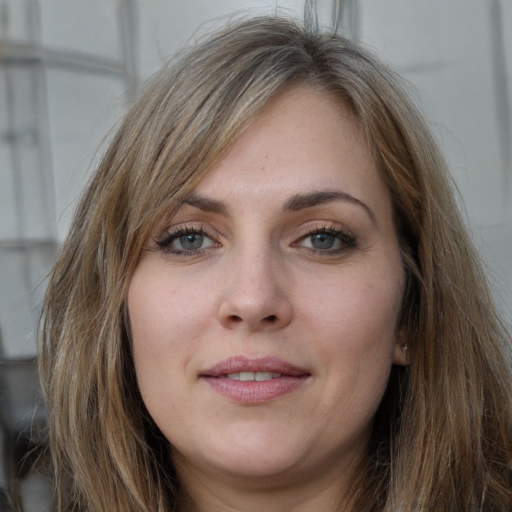
#> input picture application/public/aurora-face.jpg, 1024 x 1024 px (shown at 1/2 size)
$ python -i flux_reference_synth.py   (imports and definitions only)
#> lines starting #> are read from the running program, lines starting #| are printed output that depends on the picture
#!/usr/bin/env python
"""Aurora FLUX reference image synthesizer — generates the front-view PNG
needed to drive Hunyuan3D end-to-end without the React UI.

Builds a minimal FLUX workflow JSON, POSTs to ComfyUI /prompt, polls
/history/<prompt_id> for completion, and copies the result into
application/output/3d/<run_id>_reference.png so the rest of the rescue
chain can pick it up.

Usage:
    python flux_reference_synth.py --prompt "<text>" --run-id <id>
    python flux_reference_synth.py --prompt "..." --run-id catX --width 1024 \\
        --height 1024 --steps 25 --pretty

Schema: aurora.flux_synth.v1.

Defaults match what the ModelView FLUX path uses: 1024x1024, 25 steps,
flux1-dev-fp8 + t5xxl + clip_l + ae.
"""

from __future__ import annotations

import argparse
import os
import json
import re
import shutil
import sys
import time
import urllib.error
import urllib.request
from collections import Counter
from pathlib import Path
from random import randint


REPO_ROOT = Path(__file__).resolve().parents[2]
DEFAULT_OUTPUT_DIR = REPO_ROOT / "application" / "output" / "3d"
COMFY_BASE = "http://127.0.0.1:8188"

# Model names — matched against /object_info/UNETLoader etc.
#
# FLUX.1 (et NON FLUX.2). Cause racine mesuree le 2026-07-22: les fichiers FLUX.2
# du disque sont des TELECHARGEMENTS TRONQUES de 133 octets (en-tete safetensors
# seul, zero tenseur). ComfyUI y lit "33813MB de tenseurs declares", tente de les
# charger depuis 133 octets, lit hors limites et SEGFAULTE (core dump) — ce qui
# entrainait ensuite l'effondrement de la session graphique. L'erreur
# "Could not find schema for aten::matmul" avait la meme origine (encodeur texte
# mistral_3_small_flux2_fp8 = 133 octets lui aussi).
# La pile FLUX.1 ci-dessous est REELLE et COMPLETE (unet 17.2G + t5xxl 4.9G +
# clip_l 246M + ae 335M); c'est elle qui a produit toutes les generations
# reussies, et un job de controle a rendu une image en 5.72 s.
# Pour repasser a FLUX.2: telecharger les VRAIS poids, puis definir
# AURORA_FLUX_UNET / AURORA_FLUX_VAE / AURORA_FLUX_CLIP.
# FLUX.2 en GGUF Q4_K_M (18.7 Go). Le fp8mixed (33 Go) a GELE la machine: mesure
# du 2026-07-23 03:41-03:43, ComfyUI monte a 25.2 Go RSS + 14 Go VRAM sur 30 Go ->
# 2.7 Go libres, pression memoire 82%, journal coupe net. Le Q4_K_M a l'empreinte
# de FLUX.1 (17 Go) qui tournait sans effort, en gardant les capacites FLUX.2.
DEFAULT_UNET = os.environ.get("AURORA_FLUX_UNET", "flux2-dev-Q4_K_M.gguf")
# Encodeur texte sur CPU: le fp8 COMPLET (16.8 Go) ne tient pas dans 15.8 Go de
# VRAM, mais sur CPU il donne un resultat IDENTIQUE (encodage deterministe) sans
# aucune perte de qualite — contrairement a une version quantifiee fp4. Cout: ~1 min.
CLIP_DEVICE = os.environ.get("AURORA_FLUX_CLIP_DEVICE", "cpu")
DEFAULT_VAE = os.environ.get("AURORA_FLUX_VAE", "flux2-vae.safetensors")
DEFAULT_CLIP = os.environ.get("AURORA_FLUX_CLIP", "mistral_3_small_flux2_fp8.safetensors")
DEFAULT_CLIP2 = os.environ.get("AURORA_FLUX_CLIP2", "")  # FLUX.2 = encodeur unique (Mistral)

# Taille minimale plausible d'un poids de modele. En dessous, le fichier est un
# telechargement tronque / un pointeur LFS: le signaler AVANT de faire segfauter
# ComfyUI (le message d'erreur remonte alors jusqu'a l'UI).
_MIN_MODEL_BYTES = 8 * 1024 * 1024


# [163 lines left out: functions check_models_present, build_workflow, _unload_ollama, post_prompt, not called in this run]


class JobLostError(RuntimeError):
    """Le job n'existe plus cote ComfyUI (serveur redemarre en cours de route)."""


# [75 lines left out: functions _job_known, poll_history, output_path_from_history, fetch_to, not called in this run]


# View-specific prompt suffixes for the multi-view mode. Mirrors what
# multi-view diffusion models inject; we use the same seed across views so
# the subject identity stays stable.
TURNAROUND_CONTRACT = (
    # FIBRE vs MASSE (27/07, mesure): une fibre fait ~0.07 mm quand la cellule
    # de reconstruction fait ~1 mm — Nyquist demanderait x18000 en volume: la
    # MECHE ne sera JAMAIS geometrique, elle appartient a la texture et au
    # materiau (sheen/anisotropie). En revanche la MASSE de fourrure
    # (criniere, collerette, queue touffue, culottes) fait 20-60 mm = 15 a 45
    # cellules: elle DOIT rester geometrique. Le contrat "tout lisse" de la
    # veille aplatissait les deux -> silhouette de levrier, lue comme "ca
    # fond". On separe donc explicitement les deux echelles.
    ", fur and hair as BOLD SCULPTED MASSES with clean readable silhouette "
    "(thick mane, ruff, bushy tail and leg feathering kept as full volumes), "
    "fine fur grain shown as SURFACE TEXTURE only, no isolated flyaway "
    "strands, no wispy hair tufts detached from the body, sharp clean "
    "contour against the background"
    ", STRICT SINGLE-VIEW RECONSTRUCTION REFERENCE, one full-body subject only, "
    "exactly one figure/object in the image, no duplicate copies, no lineup, no triptych, "
    "no contact sheet, no model sheet, no turnaround sheet inside the image, "
    "same exact requested identity, costume, materials, accessories, colors, proportions and hair silhouette, "
    "neutral rig-ready A/T-pose for this single image, both arms held clearly away from the torso "
    "with a visible background gap under each arm, hands and wrists kept well clear of the hips and "
    "thighs and never touching the body, legs slightly apart with a visible gap between the thighs, "
    "both hands and fingers visible outside clothing, hands never in pockets, "
    "feet and shoes fully visible with clear margin around the whole body, "
    "no pose redesign, no outfit redesign, no gender swap, "
    "single centered subject, sharp face and edges, no blur, no duplicate subject, no panel sheet"
)

HUMAN_FIDELITY_CONTRACT = (
    "HIGH-FIDELITY HUMAN/CHARACTER CONTRACT, do not produce a stylized mannequin, toy, chibi, blob, "
    "marshmallow avatar or generic performer, preserve the requested identity and gender, "
    "sharp readable face, eyes, nose, jawline, hair silhouette, costume geometry and material texture, "
    "skin hair clothing and accessories must carry visible texture and color separation, "
    "both hands must be real hands with wrists, palms and separate fingers visible, "
    "no mitten hands, no fused fingers, no hands hidden in sleeves or pockets"
)

ARTICULATED_MOTION_RX = re.compile(
    r"\b("
    r"marche|marcher|walk|walking|court|courir|run|running|"
    r"danse|danser|dance|dancing|macarena|floss|flossing|"
    r"saute|sauter|jump|jumping|kick|punch|wave|salue|saluer|"
    r"applaud|clap|throw|grab|lift|combat|fight"
    r")\b",
    re.I,
)

ARM_CRITICAL_MOTION_RX = re.compile(
    r"\b("
    r"danse|danser|dance|dancing|macarena|floss|flossing|wave|salue|saluer|"
    r"applaud|clap|punch|throw|grab|lift|salute"
    r")\b",
    re.I,
)


# [59 lines left out: functions _motion_reference_contract, _human_fidelity_contract, not called in this run]

MULTIVIEW_SUFFIXES = {
    "front": ", front view, facing camera, isolated white background, photorealistic 3D reference" + TURNAROUND_CONTRACT,
    "back":  ", back view, rear of subject, no face visible, isolated white background, photorealistic 3D reference" + TURNAROUND_CONTRACT,
    "left":  ", exact left side profile view, 90 degree side view, no front-facing pose, isolated white background, photorealistic 3D reference" + TURNAROUND_CONTRACT,
    "right": ", exact right side profile view, 90 degree side view, no front-facing pose, isolated white background, photorealistic 3D reference" + TURNAROUND_CONTRACT,
}


# Mots par lesquels un HUMAIN demande un style (francais ecrit naturellement,
# accents compris) — teste sur de vraies formulations: "goldorak facon anime",
# "un dragon en dessin anime", "un robot stylise", "style pixar", "facon peluche".
# Piege corrige: "anime" (sans accent) ne matchait PAS "anime" (avec accent),
# et un \b apres "stylis" ne matchait pas "stylise".
_STYLE_RX = re.compile(
    r"(cartoon|dessin[s]?\s*anim|anim[eé]|manga|toon|cel[-\s]?shad|comic|"
    r"bande[-\s]?dessin|\bbd\b|stylis|illustration|dessin|croquis|aquarelle|"
    r"peinture|pixel[-\s]?art|low[-\s]?poly|voxel|chibi|kawaii|"
    r"pixar|disney|ghibli|lego|playmobil|peluche|jouet|figurine\s+cartoon|"
    r"\b2d\b|plat\b|flat\b|retro|vintage|steampunk|cyberpunk|"
    r"aquarel|bd\b|comics?|manhwa|webtoon)",
    re.I)


# [7 lines left out: function _style_demande, not called in this run]


# DETECTION DE COMPOSITION. "un Pikachu" = un sujet seul a detourer; "une ville
# la nuit sous la pluie" = un lieu avec plusieurs elements. Les deux ne se
# cadrent pas pareil et ne se decrivent pas pareil a FLUX.
_SCENE_RX = re.compile(
    r"(paysage|panorama|ville|cit[eé]|village|rue|ruelle|avenue|place\s|quartier|"
    r"gratte[-\s]?ciel|skyline|for[eê]t|montagne|vall[eé]e|d[eé]sert|plage|oc[eé]an|"
    r"mer\b|lac\b|rivi[eè]re|cascade|champ|prairie|jardin|parc\b|jungle|canyon|"
    r"int[eé]rieur|chambre|cuisine|salon|bureau\s|atelier|entrep[oô]t|usine|"
    r"temple|ch[aâ]teau|cath[eé]drale|[eé]glise|pont\b|port\b|gare\b|a[eé]roport|"
    r"march[eé]\b|stade|arene|champ\s+de\s+bataille|camp\b|base\b|station\b|"
    r"scene\b|sc[eè]ne\b|d[eé]cor|environnement|ambiance|coucher\s+de\s+soleil|"
    r"lever\s+de\s+soleil|nuit\b|brouillard|tempete|orage|pluie\b|neige\b|"
    r"landscape|cityscape|city\b|street|forest|mountain|beach|interior|"
    r"background|environment|scenery|skyline)", re.I)

# Marqueurs de PLURALITE / composition: plusieurs sujets ou des relations
# spatiales entre elements = une scene, pas un sujet isole.
_PLURIEL_RX = re.compile(
    r"(\b\w+s\s+(?:et|avec)\s+\w+s\b|\bplusieurs\b|\bgroupe\s+de\b|\bfoule\b|"
    r"\bune\s+dizaine\b|\bdes\s+\w+s\b|\bentour[eé]\s+de\b|\bau\s+milieu\s+de\b|"
    r"\bdevant\s+(?:un|une|le|la|les|des)\b|\bderri[eè]re\s+(?:un|une|le|la|les)\b|"
    r"\bassis\s+sur\b|\bpos[eé]\s+sur\b|\bsur\s+(?:un|une|le|la)\s+\w+\s+dans\b|"
    r"\bdans\s+(?:un|une|le|la)\s+\w+)", re.I)

# Le sujet est explicitement demande SEUL / detoure.
_ISOLE_RX = re.compile(
    r"(seul\b|isol[eé]|d[eé]tour[eé]|fond\s+(?:blanc|neutre|uni|transparent)|"
    r"sans\s+(?:fond|d[eé]cor|arri[eè]re[-\s]?plan)|\bstudio\b|"
    r"white\s+background|isolated|cutout|no\s+background)", re.I)


# [73 lines left out: functions composition_de, suggest_resolution, _single_view_base_prompt, not called in this run]


_CHEVELU_RX = re.compile(
    r"(homme|femme|guerrier|guerri[eè]re|personnage|humain|soldat|chevalier|"
    r"roi|reine|elfe|nain|barbare|viking|samoura[iï]|sorcier|magicien|"
    r"cheveux|barbe|criniere|crini[eè]re|fourrure|poil|"
    r"man\b|woman|warrior|character|human|knight|hair|beard|fur)", re.I)


def _re_detecte_sujet_chevelu(texte: str) -> bool:
    """Le sujet a-t-il probablement des cheveux/poils ? (humains, creatures)"""
    return bool(_CHEVELU_RX.search(texte or ""))


# [137 lines left out: functions _retry_single_view_prompt, _cleanup_character_reference, not called in this run]


def _foreground_metrics(path: str | Path) -> dict:
    """Cheap image QA for references before the heavy 3D stage.

    This deliberately stays deterministic and CPU-only. It does not pretend to
    understand identity like a vision model, but it catches common bad inputs:
    blank views, blurry silhouettes, wildly different palettes, and side views
    that are actually three-quarter/front poses.
    """
#> called with path = '../public/aurora-face.jpg'
    try:
        from PIL import Image, ImageFilter, ImageStat  # noqa: WPS433
    except Exception as exc:  # pragma: no cover - environment dependent
        return {"ok": False, "error": f"Pillow unavailable: {type(exc).__name__}"}

    p = Path(path)
    if not p.is_file():
        return {"ok": False, "error": "missing image", "path": str(p)}

    im = Image.open(p).convert("RGB").resize((256, 256))
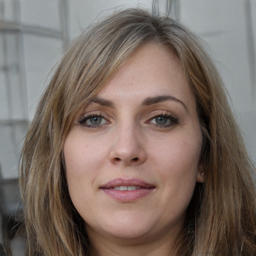
#> im: PIL image 256x256 RGB; mean R, G, B 124.2, 109.2, 101.1
    px = im.load()
    xs: list[int] = []
    ys: list[int] = []
    colors: list[tuple[int, int, int]] = []
    mask = [bytearray(256) for _ in range(256)]
    for y in range(256):
        for x in range(256):
            r, g, b = px[x, y]
            is_bg = r > 242 and g > 242 and b > 242
            if is_bg:
                continue
            mask[y][x] = 1
            xs.append(x)
            ys.append(y)
            saturated = max(r, g, b) - min(r, g, b) > 18
            if saturated and max(r, g, b) < 248:
                colors.append((r // 32 * 32, g // 32 * 32, b // 32 * 32))
#> after the loop, colors = 39797 items; mask = 256 items; xs = 65536 items; ys = 65536 items

    if not xs:
        return {"ok": False, "error": "no foreground", "path": str(p)}

    bbox = {
        "x": min(xs) / 256,
        "y": min(ys) / 256,
        "w": (max(xs) - min(xs) + 1) / 256,
        "h": (max(ys) - min(ys) + 1) / 256,
    }
#> bbox = {'x': 0, 'y': 0, 'w': 1, 'h': 1}
    edges = ImageStat.Stat(im.convert("L").filter(ImageFilter.FIND_EDGES)).mean[0]
#> edges = 13.75
    top = Counter(colors).most_common(10)
#> top = [((96, 64, 64), 5011), ((64, 32, 32), 4286), ((160, 128, 128), 3750), ((64, 64, 32), 3432), ((128, 96, 96), 3189), ((160, 128, 96), 2624), ((128, 96, 64), 2485), ((96, 96, 64), 2024), ((96, 64, 32), 1957), ((32, 32, 0), 1909)]
    total_color = sum(count for _, count in top) or 1
#> total_color = 30667
    palette = [
        {"rgb": list(rgb), "share": round(count / total_color, 4)}
        for rgb, count in top[:8]
    ]
#> palette = 8 items

    visited = [bytearray(256) for _ in range(256)]
    component_areas: list[int] = []
    for sy in range(256):
        row = mask[sy]
        for sx in range(256):
            if not row[sx] or visited[sy][sx]:
                continue
            area = 0
            stack = [(sx, sy)]
            visited[sy][sx] = 1
            while stack:
                cx, cy = stack.pop()
                area += 1
                for nx, ny in ((cx - 1, cy), (cx + 1, cy), (cx, cy - 1), (cx, cy + 1)):
                    if nx < 0 or nx >= 256 or ny < 0 or ny >= 256:
                        continue
                    if mask[ny][nx] and not visited[ny][nx]:
                        visited[ny][nx] = 1
                        stack.append((nx, ny))
            component_areas.append(area)
#> after the loop, component_areas = [65536]; visited = 256 items

    component_areas.sort(reverse=True)
    foreground_area = len(xs) or 1
#> foreground_area = 65536
    significant_floor = max(80, int(foreground_area * 0.035))
#> significant_floor = 2293
    significant_components = [area for area in component_areas if area >= significant_floor]
#> significant_components = [65536]
    largest_share = component_areas[0] / foreground_area if component_areas else 0.0
#> largest_share = 1
    return {
        "ok": True,
        "path": str(p),
        "foreground_fraction": round(len(xs) / (256 * 256), 4),
        "bbox": bbox,
        "edge_score": round(edges, 2),
        "palette": palette,
        "connected_component_count": len(component_areas),
        "significant_component_count": len(significant_components),
        "largest_component_share": round(largest_share, 4),
        "component_areas_top5": component_areas[:5],
    }


# [384 lines left out: functions _palette_overlap, _motion_pose_requirements, audit_multiview_consistency, synth_multiview, synth, main, not called in this run]


# [2 lines not run here, left out]

>>> result = _foreground_metrics('../public/aurora-face.jpg')
#> result = 10 items
